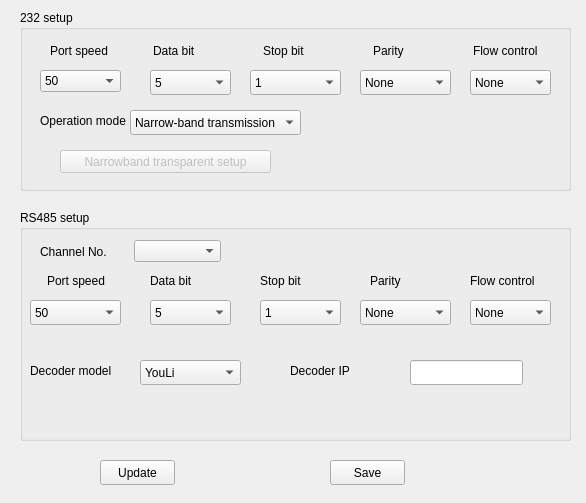
<?xml version="1.0" encoding="UTF-8"?>
<ui version="4.0">
 <class>CSerialParams</class>
 <widget class="QWidget" name="CSerialParams">
  <property name="geometry">
   <rect>
    <x>0</x>
    <y>0</y>
    <width>586</width>
    <height>503</height>
   </rect>
  </property>
  <property name="windowTitle">
   <string>Form</string>
  </property>
  <widget class="QGroupBox" name="groupBox">
   <property name="geometry">
    <rect>
     <x>20</x>
     <y>10</y>
     <width>551</width>
     <height>181</height>
    </rect>
   </property>
   <property name="title">
    <string>232 setup</string>
   </property>
   <widget class="QLabel" name="label">
    <property name="geometry">
     <rect>
      <x>30</x>
      <y>30</y>
      <width>61</width>
      <height>21</height>
     </rect>
    </property>
    <property name="text">
     <string>Port speed</string>
    </property>
   </widget>
   <widget class="QLabel" name="label_2">
    <property name="geometry">
     <rect>
      <x>133</x>
      <y>30</y>
      <width>71</width>
      <height>21</height>
     </rect>
    </property>
    <property name="text">
     <string>Data bit</string>
    </property>
   </widget>
   <widget class="QLabel" name="label_3">
    <property name="geometry">
     <rect>
      <x>243</x>
      <y>30</y>
      <width>71</width>
      <height>21</height>
     </rect>
    </property>
    <property name="text">
     <string>Stop bit</string>
    </property>
   </widget>
   <widget class="QLabel" name="label_4">
    <property name="geometry">
     <rect>
      <x>353</x>
      <y>30</y>
      <width>71</width>
      <height>21</height>
     </rect>
    </property>
    <property name="text">
     <string>Parity</string>
    </property>
   </widget>
   <widget class="QLabel" name="label_5">
    <property name="geometry">
     <rect>
      <x>453</x>
      <y>30</y>
      <width>71</width>
      <height>21</height>
     </rect>
    </property>
    <property name="text">
     <string>Flow control</string>
    </property>
   </widget>
   <widget class="QLabel" name="label_6">
    <property name="geometry">
     <rect>
      <x>20</x>
      <y>100</y>
      <width>91</width>
      <height>21</height>
     </rect>
    </property>
    <property name="text">
     <string>Operation mode</string>
    </property>
   </widget>
   <widget class="QComboBox" name="comboBox232BAUD">
    <property name="geometry">
     <rect>
      <x>20</x>
      <y>60</y>
      <width>81</width>
      <height>22</height>
     </rect>
    </property>
    <property name="iconSize">
     <size>
      <width>16</width>
      <height>16</height>
     </size>
    </property>
    <item>
     <property name="text">
      <string>50</string>
     </property>
    </item>
    <item>
     <property name="text">
      <string>75</string>
     </property>
    </item>
    <item>
     <property name="text">
      <string>110</string>
     </property>
    </item>
    <item>
     <property name="text">
      <string>150</string>
     </property>
    </item>
    <item>
     <property name="text">
      <string>300</string>
     </property>
    </item>
    <item>
     <property name="text">
      <string>600</string>
     </property>
    </item>
    <item>
     <property name="text">
      <string>1200</string>
     </property>
    </item>
    <item>
     <property name="text">
      <string>2400</string>
     </property>
    </item>
    <item>
     <property name="text">
      <string>4800</string>
     </property>
    </item>
    <item>
     <property name="text">
      <string>9600</string>
     </property>
    </item>
    <item>
     <property name="text">
      <string>19200</string>
     </property>
    </item>
    <item>
     <property name="text">
      <string>38400</string>
     </property>
    </item>
    <item>
     <property name="text">
      <string>57600</string>
     </property>
    </item>
    <item>
     <property name="text">
      <string>76800</string>
     </property>
    </item>
    <item>
     <property name="text">
      <string>115.2k</string>
     </property>
    </item>
   </widget>
   <widget class="QComboBox" name="comboBox232DATABIT">
    <property name="geometry">
     <rect>
      <x>130</x>
      <y>60</y>
      <width>81</width>
      <height>25</height>
     </rect>
    </property>
    <item>
     <property name="text">
      <string>5</string>
     </property>
    </item>
    <item>
     <property name="text">
      <string>6</string>
     </property>
    </item>
    <item>
     <property name="text">
      <string>7</string>
     </property>
    </item>
    <item>
     <property name="text">
      <string>8</string>
     </property>
    </item>
   </widget>
   <widget class="QComboBox" name="comboBox232STOPBIT">
    <property name="geometry">
     <rect>
      <x>230</x>
      <y>60</y>
      <width>91</width>
      <height>25</height>
     </rect>
    </property>
    <item>
     <property name="text">
      <string>1</string>
     </property>
    </item>
    <item>
     <property name="text">
      <string>2</string>
     </property>
    </item>
   </widget>
   <widget class="QComboBox" name="comboBox232CHECKBIT">
    <property name="geometry">
     <rect>
      <x>340</x>
      <y>60</y>
      <width>91</width>
      <height>25</height>
     </rect>
    </property>
    <item>
     <property name="text">
      <string>None</string>
     </property>
    </item>
    <item>
     <property name="text">
      <string>Odd</string>
     </property>
    </item>
    <item>
     <property name="text">
      <string>Even</string>
     </property>
    </item>
   </widget>
   <widget class="QComboBox" name="comboBox232FLOW">
    <property name="geometry">
     <rect>
      <x>450</x>
      <y>60</y>
      <width>81</width>
      <height>25</height>
     </rect>
    </property>
    <item>
     <property name="text">
      <string>None</string>
     </property>
    </item>
    <item>
     <property name="text">
      <string>Software</string>
     </property>
    </item>
    <item>
     <property name="text">
      <string>Hardware</string>
     </property>
    </item>
   </widget>
   <widget class="QComboBox" name="comboBox232workstate">
    <property name="geometry">
     <rect>
      <x>110</x>
      <y>100</y>
      <width>171</width>
      <height>25</height>
     </rect>
    </property>
    <item>
     <property name="text">
      <string>Narrow-band transmission</string>
     </property>
    </item>
    <item>
     <property name="text">
      <string>Console</string>
     </property>
    </item>
    <item>
     <property name="text">
      <string>Transpsrent channel</string>
     </property>
    </item>
   </widget>
   <widget class="QPushButton" name="pushButtonPPPSETUP">
    <property name="enabled">
     <bool>false</bool>
    </property>
    <property name="geometry">
     <rect>
      <x>40</x>
      <y>140</y>
      <width>211</width>
      <height>23</height>
     </rect>
    </property>
    <property name="text">
     <string>Narrowband transparent setup</string>
    </property>
   </widget>
  </widget>
  <widget class="QGroupBox" name="groupBox_2">
   <property name="geometry">
    <rect>
     <x>20</x>
     <y>210</y>
     <width>551</width>
     <height>231</height>
    </rect>
   </property>
   <property name="title">
    <string>RS485 setup</string>
   </property>
   <widget class="QLabel" name="label_8">
    <property name="geometry">
     <rect>
      <x>450</x>
      <y>60</y>
      <width>71</width>
      <height>21</height>
     </rect>
    </property>
    <property name="text">
     <string>Flow control</string>
    </property>
   </widget>
   <widget class="QLabel" name="label_9">
    <property name="geometry">
     <rect>
      <x>240</x>
      <y>60</y>
      <width>71</width>
      <height>21</height>
     </rect>
    </property>
    <property name="text">
     <string>Stop bit</string>
    </property>
   </widget>
   <widget class="QLabel" name="label_10">
    <property name="geometry">
     <rect>
      <x>350</x>
      <y>60</y>
      <width>71</width>
      <height>21</height>
     </rect>
    </property>
    <property name="text">
     <string>Parity</string>
    </property>
   </widget>
   <widget class="QLabel" name="label_11">
    <property name="geometry">
     <rect>
      <x>27</x>
      <y>60</y>
      <width>61</width>
      <height>21</height>
     </rect>
    </property>
    <property name="text">
     <string>Port speed</string>
    </property>
   </widget>
   <widget class="QLabel" name="label_12">
    <property name="geometry">
     <rect>
      <x>130</x>
      <y>60</y>
      <width>71</width>
      <height>21</height>
     </rect>
    </property>
    <property name="text">
     <string>Data bit</string>
    </property>
   </widget>
   <widget class="QComboBox" name="comboBox485STOPBIT">
    <property name="geometry">
     <rect>
      <x>240</x>
      <y>90</y>
      <width>81</width>
      <height>25</height>
     </rect>
    </property>
    <item>
     <property name="text">
      <string>1</string>
     </property>
    </item>
    <item>
     <property name="text">
      <string>2</string>
     </property>
    </item>
   </widget>
   <widget class="QComboBox" name="comboBox485CHECKBIT">
    <property name="geometry">
     <rect>
      <x>340</x>
      <y>90</y>
      <width>91</width>
      <height>25</height>
     </rect>
    </property>
    <item>
     <property name="text">
      <string>None</string>
     </property>
    </item>
    <item>
     <property name="text">
      <string>Odd</string>
     </property>
    </item>
    <item>
     <property name="text">
      <string>Even</string>
     </property>
    </item>
   </widget>
   <widget class="QComboBox" name="comboBox485FLOW">
    <property name="geometry">
     <rect>
      <x>450</x>
      <y>90</y>
      <width>81</width>
      <height>25</height>
     </rect>
    </property>
    <item>
     <property name="text">
      <string>None</string>
     </property>
    </item>
    <item>
     <property name="text">
      <string>Software</string>
     </property>
    </item>
    <item>
     <property name="text">
      <string>Hardware</string>
     </property>
    </item>
   </widget>
   <widget class="QComboBox" name="comboBox485BAUD">
    <property name="geometry">
     <rect>
      <x>10</x>
      <y>90</y>
      <width>91</width>
      <height>25</height>
     </rect>
    </property>
    <item>
     <property name="text">
      <string>50</string>
     </property>
    </item>
    <item>
     <property name="text">
      <string>75</string>
     </property>
    </item>
    <item>
     <property name="text">
      <string>110</string>
     </property>
    </item>
    <item>
     <property name="text">
      <string>150</string>
     </property>
    </item>
    <item>
     <property name="text">
      <string>300</string>
     </property>
    </item>
    <item>
     <property name="text">
      <string>600</string>
     </property>
    </item>
    <item>
     <property name="text">
      <string>1200</string>
     </property>
    </item>
    <item>
     <property name="text">
      <string>2400</string>
     </property>
    </item>
    <item>
     <property name="text">
      <string>4800</string>
     </property>
    </item>
    <item>
     <property name="text">
      <string>9600</string>
     </property>
    </item>
    <item>
     <property name="text">
      <string>19200</string>
     </property>
    </item>
    <item>
     <property name="text">
      <string>38400</string>
     </property>
    </item>
    <item>
     <property name="text">
      <string>57600</string>
     </property>
    </item>
    <item>
     <property name="text">
      <string>76800</string>
     </property>
    </item>
    <item>
     <property name="text">
      <string>115.2k</string>
     </property>
    </item>
   </widget>
   <widget class="QComboBox" name="comboBox485DATABIT">
    <property name="geometry">
     <rect>
      <x>130</x>
      <y>90</y>
      <width>81</width>
      <height>25</height>
     </rect>
    </property>
    <item>
     <property name="text">
      <string>5</string>
     </property>
    </item>
    <item>
     <property name="text">
      <string>6</string>
     </property>
    </item>
    <item>
     <property name="text">
      <string>7</string>
     </property>
    </item>
    <item>
     <property name="text">
      <string>8</string>
     </property>
    </item>
   </widget>
   <widget class="QLabel" name="label_13">
    <property name="geometry">
     <rect>
      <x>10</x>
      <y>150</y>
      <width>101</width>
      <height>21</height>
     </rect>
    </property>
    <property name="text">
     <string>Decoder model</string>
    </property>
   </widget>
   <widget class="QLabel" name="label_14">
    <property name="geometry">
     <rect>
      <x>270</x>
      <y>150</y>
      <width>101</width>
      <height>21</height>
     </rect>
    </property>
    <property name="text">
     <string>Decoder IP</string>
    </property>
   </widget>
   <widget class="QComboBox" name="comboBoxDECODETYPE">
    <property name="geometry">
     <rect>
      <x>120</x>
      <y>150</y>
      <width>101</width>
      <height>25</height>
     </rect>
    </property>
    <item>
     <property name="text">
      <string>YouLi</string>
     </property>
    </item>
    <item>
     <property name="text">
      <string>LiLin-1016</string>
     </property>
    </item>
    <item>
     <property name="text">
      <string>LiLin-820</string>
     </property>
    </item>
    <item>
     <property name="text">
      <string>Pelco-p</string>
     </property>
    </item>
    <item>
     <property name="text">
      <string>DM DynaColor</string>
     </property>
    </item>
    <item>
     <property name="text">
      <string>HD600</string>
     </property>
    </item>
    <item>
     <property name="text">
      <string>JC-4116</string>
     </property>
    </item>
    <item>
     <property name="text">
      <string>Pelco-d WX</string>
     </property>
    </item>
    <item>
     <property name="text">
      <string>Pelco-d PICO</string>
     </property>
    </item>
    <item>
     <property name="text">
      <string>VCOM_VC_2000</string>
     </property>
    </item>
    <item>
     <property name="text">
      <string>NETSTREAMER</string>
     </property>
    </item>
    <item>
     <property name="text">
      <string>SAE</string>
     </property>
    </item>
    <item>
     <property name="text">
      <string>SAMSUNG</string>
     </property>
    </item>
    <item>
     <property name="text">
      <string>KALATEL_KTD_312</string>
     </property>
    </item>
    <item>
     <property name="text">
      <string>CELOTEX</string>
     </property>
    </item>
    <item>
     <property name="text">
      <string>TLPELCO_P</string>
     </property>
    </item>
    <item>
     <property name="text">
      <string>TL_HHX2000</string>
     </property>
    </item>
    <item>
     <property name="text">
      <string>BBV</string>
     </property>
    </item>
    <item>
     <property name="text">
      <string>RM110</string>
     </property>
    </item>
    <item>
     <property name="text">
      <string>KC3360S</string>
     </property>
    </item>
    <item>
     <property name="text">
      <string>ACES</string>
     </property>
    </item>
    <item>
     <property name="text">
      <string>ALSON</string>
     </property>
    </item>
    <item>
     <property name="text">
      <string>INV3609HD</string>
     </property>
    </item>
    <item>
     <property name="text">
      <string>HOWELL</string>
     </property>
    </item>
    <item>
     <property name="text">
      <string>TC_PELCO_P</string>
     </property>
    </item>
    <item>
     <property name="text">
      <string>TC_PELCO_D</string>
     </property>
    </item>
    <item>
     <property name="text">
      <string>AUTO_M</string>
     </property>
    </item>
    <item>
     <property name="text">
      <string>AUTO_H</string>
     </property>
    </item>
    <item>
     <property name="text">
      <string>ANTEN</string>
     </property>
    </item>
    <item>
     <property name="text">
      <string>CHANGLIN</string>
     </property>
    </item>
    <item>
     <property name="text">
      <string>DELTADOME</string>
     </property>
    </item>
    <item>
     <property name="text">
      <string>XYM_12</string>
     </property>
    </item>
    <item>
     <property name="text">
      <string>ADR8060</string>
     </property>
    </item>
    <item>
     <property name="text">
      <string>EVI</string>
     </property>
    </item>
    <item>
     <property name="text">
      <string>Demo_Speed</string>
     </property>
    </item>
    <item>
     <property name="text">
      <string>DM_PELCO_D</string>
     </property>
    </item>
    <item>
     <property name="text">
      <string>ST_832</string>
     </property>
    </item>
    <item>
     <property name="text">
      <string>LC_D2104</string>
     </property>
    </item>
    <item>
     <property name="text">
      <string>HUNTER</string>
     </property>
    </item>
    <item>
     <property name="text">
      <string>A01</string>
     </property>
    </item>
    <item>
     <property name="text">
      <string>TECHWIN</string>
     </property>
    </item>
    <item>
     <property name="text">
      <string>WEIHAN</string>
     </property>
    </item>
    <item>
     <property name="text">
      <string>LG</string>
     </property>
    </item>
    <item>
     <property name="text">
      <string>D_MAX</string>
     </property>
    </item>
    <item>
     <property name="text">
      <string>PANASONIC</string>
     </property>
    </item>
    <item>
     <property name="text">
      <string>KTD_348</string>
     </property>
    </item>
    <item>
     <property name="text">
      <string>INFINOVA</string>
     </property>
    </item>
    <item>
     <property name="text">
      <string>PIH-7625</string>
     </property>
    </item>
    <item>
     <property name="text">
      <string>IDOME/IVIEW/LCU</string>
     </property>
    </item>
    <item>
     <property name="text">
      <string>Dennar_dDome</string>
     </property>
    </item>
    <item>
     <property name="text">
      <string>Philips</string>
     </property>
    </item>
    <item>
     <property name="text">
      <string>SAMPLE</string>
     </property>
    </item>
    <item>
     <property name="text">
      <string>PLD</string>
     </property>
    </item>
    <item>
     <property name="text">
      <string>PARCO</string>
     </property>
    </item>
    <item>
     <property name="text">
      <string>HY</string>
     </property>
    </item>
    <item>
     <property name="text">
      <string>NAIJIE</string>
     </property>
    </item>
    <item>
     <property name="text">
      <string>YH_06</string>
     </property>
    </item>
    <item>
     <property name="text">
      <string>SP9096X</string>
     </property>
    </item>
    <item>
     <property name="text">
      <string>M_PANEL</string>
     </property>
    </item>
    <item>
     <property name="text">
      <string>M_MV2050</string>
     </property>
    </item>
    <item>
     <property name="text">
      <string>SAE_QUICK</string>
     </property>
    </item>
    <item>
     <property name="text">
      <string>RED_APPLE</string>
     </property>
    </item>
    <item>
     <property name="text">
      <string>NKO8G</string>
     </property>
    </item>
    <item>
     <property name="text">
      <string>DH_CC440</string>
     </property>
    </item>
    <item>
     <property name="text">
      <string>TX_CONTROL_232</string>
     </property>
    </item>
    <item>
     <property name="text">
      <string>VCL_SPEED_DOME</string>
     </property>
    </item>
    <item>
     <property name="text">
      <string>ST_2C160</string>
     </property>
    </item>
    <item>
     <property name="text">
      <string>TDWY</string>
     </property>
    </item>
    <item>
     <property name="text">
      <string>TWHC</string>
     </property>
    </item>
    <item>
     <property name="text">
      <string>USNT</string>
     </property>
    </item>
    <item>
     <property name="text">
      <string>KLT_NVD2200PS</string>
     </property>
    </item>
    <item>
     <property name="text">
      <string>VIDO_B01</string>
     </property>
    </item>
    <item>
     <property name="text">
      <string>LG_MULTIX</string>
     </property>
    </item>
    <item>
     <property name="text">
      <string>ENKEL</string>
     </property>
    </item>
    <item>
     <property name="text">
      <string>YT_PELCOD</string>
     </property>
    </item>
    <item>
     <property name="text">
      <string>HIKVISION</string>
     </property>
    </item>
    <item>
     <property name="text">
      <string>PE60</string>
     </property>
    </item>
    <item>
     <property name="text">
      <string>LiAo</string>
     </property>
    </item>
    <item>
     <property name="text">
      <string>NK16</string>
     </property>
    </item>
    <item>
     <property name="text">
      <string>DaLi</string>
     </property>
    </item>
    <item>
     <property name="text">
      <string>HN_4304</string>
     </property>
    </item>
    <item>
     <property name="text">
      <string>VIDEOTEC</string>
     </property>
    </item>
    <item>
     <property name="text">
      <string>HNDCB</string>
     </property>
    </item>
    <item>
     <property name="text">
      <string>Lion_2007</string>
     </property>
    </item>
    <item>
     <property name="text">
      <string>LG_LVC_C372</string>
     </property>
    </item>
    <item>
     <property name="text">
      <string>Gold_Video</string>
     </property>
    </item>
    <item>
     <property name="text">
      <string>NVD1600PS</string>
     </property>
    </item>
   </widget>
   <widget class="QLineEdit" name="lineEditDECODEADDRESS">
    <property name="geometry">
     <rect>
      <x>390</x>
      <y>150</y>
      <width>113</width>
      <height>25</height>
     </rect>
    </property>
   </widget>
   <widget class="QWidget" name="layoutWidget">
    <property name="geometry">
     <rect>
      <x>20</x>
      <y>30</y>
      <width>181</width>
      <height>23</height>
     </rect>
    </property>
    <layout class="QHBoxLayout" name="horizontalLayout">
     <item>
      <widget class="QLabel" name="label_7">
       <property name="text">
        <string>Channel No.</string>
       </property>
      </widget>
     </item>
     <item>
      <widget class="QComboBox" name="comboBoxChanIndex"/>
     </item>
    </layout>
   </widget>
  </widget>
  <widget class="QPushButton" name="pushButton232refresh">
   <property name="geometry">
    <rect>
     <x>100</x>
     <y>460</y>
     <width>75</width>
     <height>25</height>
    </rect>
   </property>
   <property name="text">
    <string>Update</string>
   </property>
  </widget>
  <widget class="QPushButton" name="pushButtonsave">
   <property name="geometry">
    <rect>
     <x>330</x>
     <y>460</y>
     <width>75</width>
     <height>25</height>
    </rect>
   </property>
   <property name="text">
    <string>Save</string>
   </property>
  </widget>
 </widget>
 <resources/>
 <connections/>
</ui>
